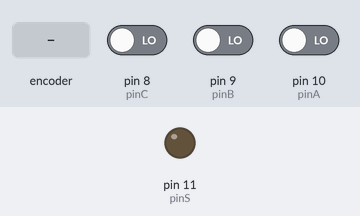
A sketch run on a simulated Arduino Uno, built with avr-gcc and run on an emulated ATmega328P. On the bench: output pins drawn as LEDs (lit = HIGH). The test bench sets the inputs (shaded band); at power-on: pin 8 (pinC) LOW, pin 9 (pinB) LOW, pin 10 (pinA) LOW.

Above: at 8.8 s.
8.9 s: rotary encoder on pin 10 (pinA) / pin 9 (pinB) turned 1 step (first pin leading)
At 12.9 s:
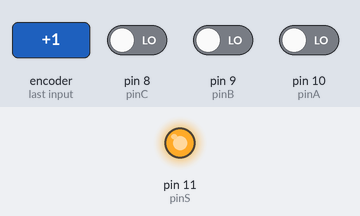
Timing chart, 0 to 14.4 s (numbered marks = the images above; inputs shaded):
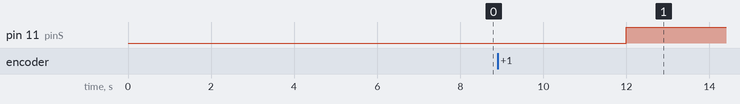

Measured:
- after the input at 8.9 s, pin 11 (pinS): LOW → HIGH after 3.1 s

The sketch:

practica16.ino
```cpp
  #define  pinA 10 //entrada 10
  #define  pinB 9 //entrada 9
  #define  pinC 8 //entrada 8
  #define  pinS 11 //salida 11 rele
  int tempo =4000;/*Una variable puede ser declarada
en el inicio del programa antes de setup()*/
  bool condicion = -1;
  bool a, b, c = -1;
  bool cond01,cond02,cond03 = -1;
  void setup ()//constituye la preparación del programa

  /*  se incluye la declaración de variables y se trata de la primera función que se ejecuta en el programa. Esta función se ejecuta una
    única vez y es empleada para configurar el pinMode */
  {
  pinMode (pinA,INPUT);// establese pin como entrada
  pinMode (pinB,INPUT);//establese pin como entrada
  pinMode (pinC,INPUT);//establese pin como entrada
  pinMode (pinS,OUTPUT);//establese pin como salida

  }

 void loop(){


a = digitalRead(pinA);
b = digitalRead(pinB);
c = digitalRead(pinC);

//condicion = (!a && b && !c) ||(a && b && !c) || (a && b && c);

   cond01 =(!a && b && !c);
   cond02 =(a && b && !c);
   cond03 =(a && b && c);

if (cond01){
     digitalWrite(pinS,HIGH); //activa pin
     delay(4000);// pausa 4 segundos
 }
   else if (cond02){
     digitalWrite(pinS,HIGH); //activa pin
     delay(4000);// pausa 4 segundos
   }
    else if (cond03){
     digitalWrite(pinS,HIGH); //activa pin
     delay(4000);// pausa 4 segundos
    }

 else{
   digitalWrite(pinS,LOW);//desactivar pin
   /*  Lee el valor desde un pin digital específico.
   Devuelve un valor HIGH o LOW
   */

     delay(4000);//pausa 4 segundos
 }}
```
